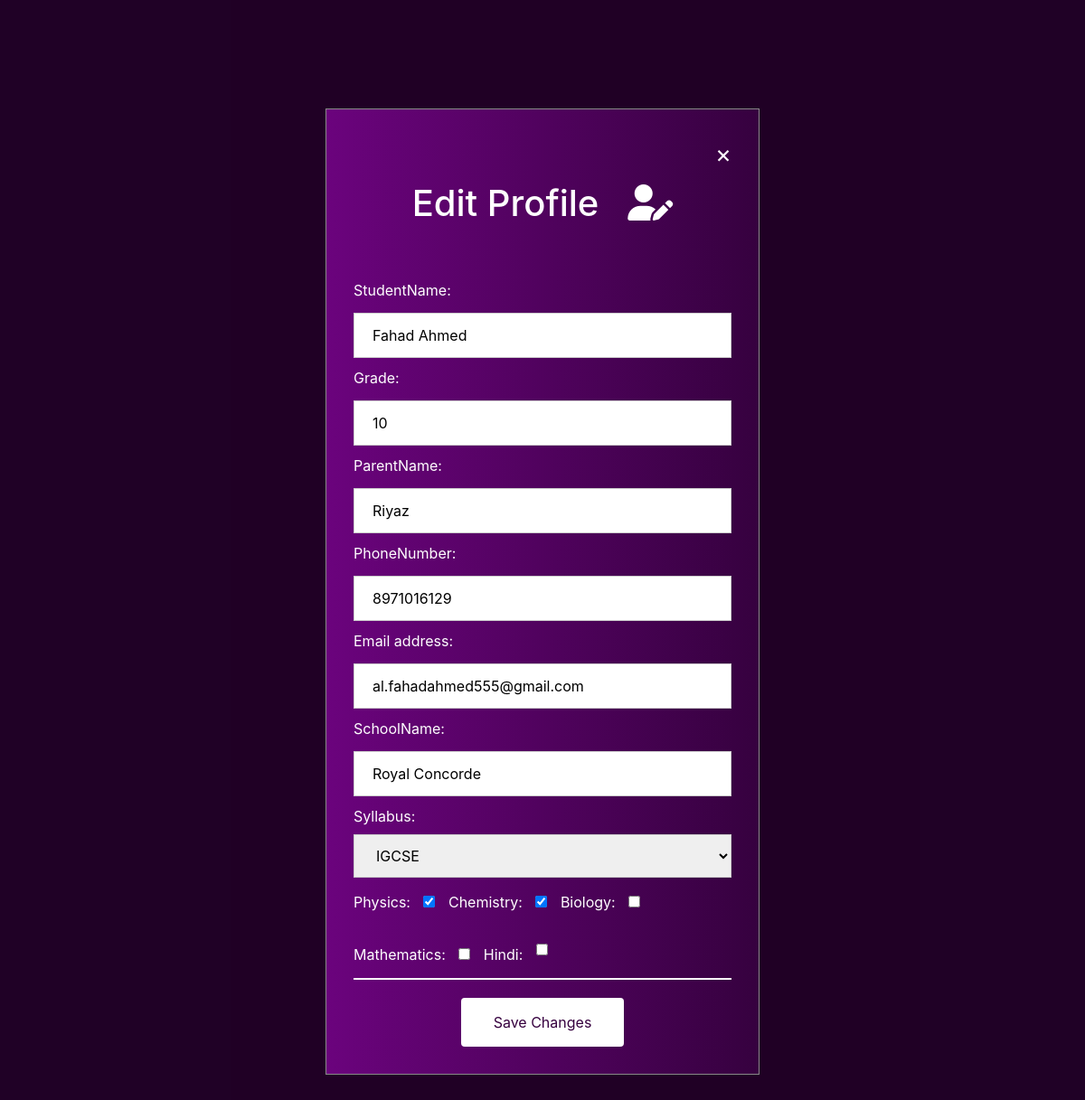
The page /edit-profile/ (signed in) on the database as committed earlier.
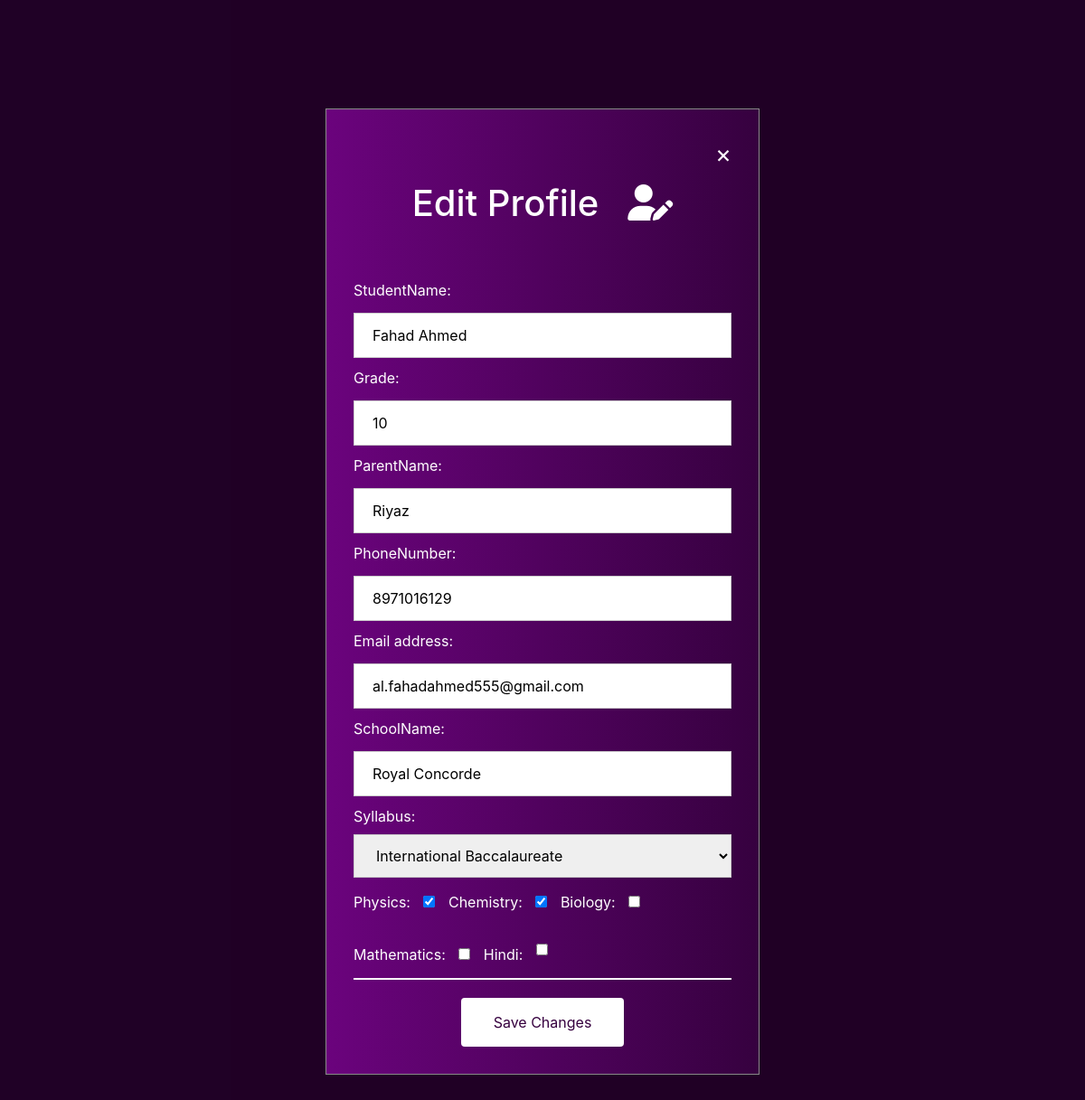
The same page on the database as committed later.
### users/models.py (models this page shows)
class CustomUser(AbstractUser):
    SYLLABUS_CHOICES = (
        ('IGCSE', 'IGCSE'),
        ('International Baccalaureate', 'International Baccalaureate'),
        ('ICSE', 'ICSE'),
        ('CBSE', 'CBSE')
    )
    studentName = models.CharField(max_length=50)
    grade = models.IntegerField()
    parentName = models.CharField(max_length=50)
    phoneNumber = models.IntegerField()
    schoolName = models.CharField(max_length=50)
    syllabus = models.CharField(choices=SYLLABUS_CHOICES, max_length=50)
    Physics = models.BooleanField(default=False)
    Chemistry = models.BooleanField(default=False)
    Biology = models.BooleanField(default=False)
    Mathematics = models.BooleanField(default=False)
    Hindi = models.BooleanField(default=False)

### users/views.py (the view)
# urls.py: path('edit-profile/', edit_profile, name='edit_profile'),
@login_required
def edit_profile(request):
    if request.method == 'POST':
        form = CustomUserChangeForm(request.POST, instance=request.user)
        if form.is_valid():
            form.save()
            return redirect('editconfirm')  # Redirect to profile page after update
    else:
        form = CustomUserChangeForm(instance=request.user)  # Prefill user data
    return render(request, 'registration/edit_profile.html', {'form': form})

### users/forms.py (shortened to what this page needs)
class CustomUserChangeForm(UserChangeForm):
    class Meta:
        model = CustomUser
        fields = (
            'studentName', 'grade', 'parentName', 'phoneNumber', 'email',
            'schoolName', 'syllabus', 'Physics', 'Chemistry', 'Biology',
            'Mathematics', 'Hindi'
        )
    def __init__(self, *args, **kwargs):
        super().__init__(*args, **kwargs)
        if 'password' in self.fields:
            del self.fields['password']

### templates/registration/edit_profile.html (shortened to what this page needs)
<!DOCTYPE html>
{% load static %}
<html lang="en">
<head>
    <link rel="stylesheet" href="{% static './static/css/base.css' %}">
    <link rel="stylesheet" href="{% static './static/css/homepage.css' %}">
    <link rel="stylesheet" href="https://cdn.jsdelivr.net/npm/bootstrap@4.1.3/dist/css/bootstrap.min.css"
>
</head>
<body style="background-color:#36013F;">
    <div id="id01" class="model">
        <form class="model-content animate" action="" method="post">
            <a href="{% url 'home' %}">
                <span onclick="document.getElementById('id01').style.display='none'" class="close1" title="Close Modal">
                    &times;
                </span>
            </a>
            <h1>Edit Profile &nbsp;&nbsp;<i class="fa-solid fa-user-edit"></i></h1>
            {{ form }}
            <div class="submit-button">
                <button type="submit" class="button-b" style="vertical-align:middle">
                    <span>Save Changes</span>
                </button>
            </div>
        </form>
    </div>
</body>
</html>

Rows that differ between the two databases and show on the page:
changed CustomUser "Fahad Ahmed": syllabus "IGCSE" → "International Baccalaureate"
